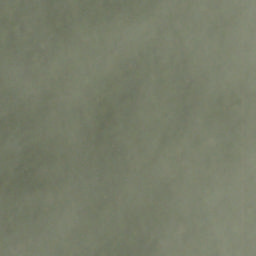
#> input picture data/cloudy/train_26814.jpg, 256 x 256 px, found by its file name; its folder holds only this picture in this run
$ python main.py   (older library calls are emulated)
#> lines starting #> are read from the running program, lines starting #| are printed output that depends on the picture
import os
import cv2
import numpy as np
from sklearn.ensemble import RandomForestClassifier
from sklearn.model_selection import train_test_split
from sklearn.metrics import confusion_matrix, classification_report
from sklearn.preprocessing import StandardScaler
from skimage import filters
from skimage.feature import graycomatrix, graycoprops
from scipy.fftpack import fft2
from sklearn.decomposition import PCA
from sklearn.cluster import KMeans
import matplotlib.pyplot as plt
import seaborn as sns

from PIL import Image, ImageDraw

# Constantes #
# Chemins des dossiers/fichiers
BASE_PATH = "../data/"
TARGET_PATH = "test3.png"
# On récupère les différentes catégories d'images à partir des noms des dossiers où elles sont stockées
CATEGORIES = [folder for folder in os.listdir(BASE_PATH) if os.path.isdir(os.path.join(BASE_PATH, folder))]
LABEL_MAP = {category: idx for idx, category in enumerate(CATEGORIES)}


# Fonctions de descripteurs #
def extract_contour_features(image):
    """
    Donne des caractéristiques sur l'image en fonction des contours.
    :param image: Image à traiter.
    :return: Les caractéristiques de contour.
    """
    # Version Sobel
    edges = filters.sobel(image)
    return cv2.resize(edges, (64, 64)).flatten()  # Fixe la taille


# Version passe-haut
# Appliquer un filtre passe-haut
# blurred = cv2.GaussianBlur(image, (5, 5), 0)  # Floutage pour lisser l'image
# high_pass = cv2.subtract(image, blurred)  # Passe-haut en soustrayant l'image floutée de l'image originale

# Redimensionner et aplatir l'image filtrée
# return cv2.resize(high_pass, (64, 64)).flatten()


def extract_frequency_features(image):
    """
    Donne des caractéristiques sur l'image en fonction des fréquences.
    :param image: Image à traiter.
    :return: Les caractéristiques de fréquence.
    """
    f_transform = np.abs(fft2(image))  # Transformation de Fourier
    f_transform = np.log(f_transform + 1)  # Log pour réduire l'échelle (données concentrées en un point sans ça)
    f_transform_resized = cv2.resize(f_transform, (32, 32))
    return f_transform_resized.flatten()  # Fixe la taille


def extract_texture_features(image):
    """
    Donne des caractéristiques sur l'image en fonction des textures.
    :param image: Image à traiter.
    :return: Les caractéristiques de texture.
    """
    hist = cv2.calcHist([image], [0], None, [128], [0, 256])  # Histogramme HSV
    return hist.flatten()


def extract_glcm_features(image):
    """
    Donne des caractéristiques sur l'image en fonction des matrices de coocurrences.
    :param image: Image à traiter.
    :return: Les caractéristiques GLCM.
    """
    image = cv2.normalize(image, None, 0, 255, cv2.NORM_MINMAX).astype(np.uint8)

    # Calculer la matrice GLCM
    glcm = graycomatrix(
        image,
        distances=[1],  # Distance entre les pixels
        angles=[0],  # Angles : 0°
        levels=256,  # Niveaux de gris
        symmetric=True,
        normed=True
    )

    # Extraire des propriétés GLCM (contraste, homogénéité, énergie, corrélation)
    features = []
    properties = ['contrast', 'homogeneity', 'energy', 'correlation']
    for prop in properties:
        props = graycoprops(glcm, prop)  # Récupérer les valeurs des propriétés
        features.extend(props.flatten())  # Ajouter les valeurs de chaque angle

    return np.array(features)


# Altérer image #
# [11 lines left out: function alter_image, not called in this run]


# Random Forest #
def random_forest():
    """
    Génère et fournit des données Random Forest

    :return: scaler, pca, clf, cm, report
    """
    features = []
    labels = []
    for category in CATEGORIES:
        folder_path = os.path.join(BASE_PATH, category)
        for file_name in os.listdir(folder_path):

            # Ouverture des images
            image_path = os.path.join(folder_path, file_name)
            image = cv2.imread(image_path, cv2.IMREAD_GRAYSCALE)
#> image: shape (256, 256); min 103, max 138, mean 121.8
            if image is None:
                continue

            # Extraction des caractéristiques
            contour_features = extract_contour_features(image)
#> in extract_contour_features, `edges = filters.sobel(image)`:
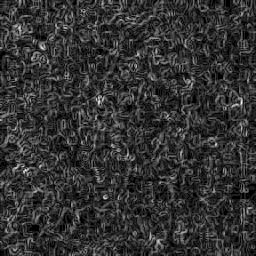
#> edges: shape (256, 256) float64; min 0, max 0.023, mean 0.0046; drawn with min black and max white
#> contour_features = 4096 values, max 0.018 at index 1660, min 0 at index 53, mean 0.0045
            frequency_features = extract_frequency_features(image)
#> in extract_frequency_features, `f_transform = np.abs(fft2(image))`:
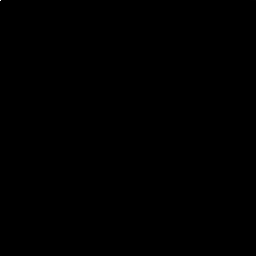
#> f_transform: shape (256, 256) float64; min 0.207, max 7981869, mean 399.8; drawn with min black and max white
#> in extract_frequency_features, `f_transform = np.log(f_transform + 1)  # Log pour réduire l'échelle (d..`:
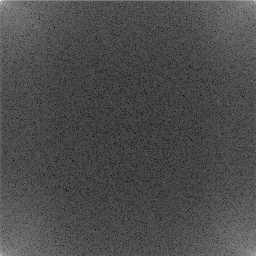
#> f_transform: shape (256, 256) float64; min 0.188, max 15.89, mean 4.9; drawn with min black and max white
#> in extract_frequency_features, `f_transform_resized = cv2.resize(f_transform, (32, 32))`:
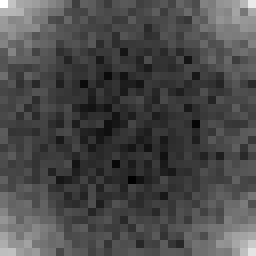
#> f_transform_resized: shape (32, 32) float64 (shown 8 times larger); min 3.08, max 9.23, mean 4.88; drawn with min black and max white
#> frequency_features = 1024 values, max 9.23 at index 0, min 3.08 at index 720, mean 4.88
            texture_features = extract_texture_features(image)
#> in extract_texture_features, `hist = cv2.calcHist([image], [0], None, [128], [0, 256])`: hist = 128 values, max 9036 at index 60, min 0 at index 0, mean 512
#> texture_features has the same summary as hist in extract_texture_features
            glcm_features = extract_glcm_features(image)
#> in extract_glcm_features, `image = cv2.normalize(image, None, 0, 255, cv2.NORM_MINMAX).astype(np...`:
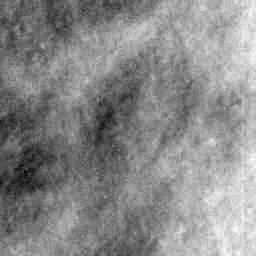
#> image: shape (256, 256); min 0, max 255, mean 136.9
#> the loop in extract_glcm_features, `for prop in properties:` made 4 passes
#> props on passes 1 to 4: [57.56], [0.453], [0.121], [0.983]
#> after the loop in extract_glcm_features, `for prop in properties:`: features = [57.56, 0.453, 0.121, 0.983]
#> glcm_features = [57.56, 0.453, 0.121, 0.983]
            combined_features = np.concatenate([contour_features, frequency_features, texture_features, glcm_features])
#> combined_features = 5252 values, max 9036 at index 5180, min 0 at index 53, mean 13.44

            # Centralisation des données
            features.append(combined_features)
            labels.append(LABEL_MAP[category])
#> pass 2 of the loop in random_forest, `for category in CATEGORIES:`:
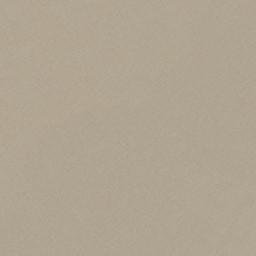
#> input picture data/desert/desert(1010).jpg, 256 x 256 px, found by its file name
#> in extract_contour_features (call 2), `edges = filters.sobel(image)`:
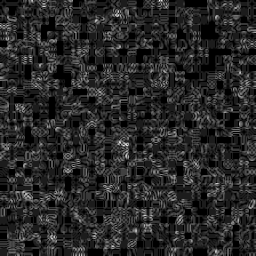
#> edges: shape (256, 256) float64; min 0, max 0.0245, mean 0.0039; drawn with min black and max white
#> contour_features = 4096 values, max 0.0169 at index 3078, min 0 at index 2338, mean 0.00353
#> frequency_features = 1024 values, max 7.15 at index 31, min 2.89 at index 430, mean 4.9
#> texture_features = 128 values, max 27994 at index 83, min 0 at index 0, mean 512
#> in extract_glcm_features (call 2), `image = cv2.normalize(image, None, 0, 255, cv2.NORM_MINMAX).astype(np...`:
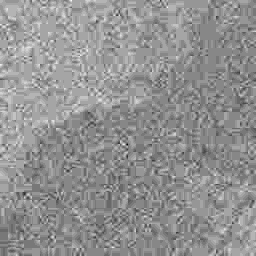
#> image: shape (256, 256); min 0, max 255, mean 145.5
#> the loop in extract_glcm_features (call 2), `for prop in properties:` made 4 passes
#> props on passes 1 to 4: [225.1], [0.575], [0.285], [0.773]
#> after the loop in extract_glcm_features (call 2), `for prop in properties:`: features = [225.1, 0.575, 0.285, 0.773]
#> combined_features = 5252 values, max 27994 at index 5203, min 0 at index 2338, mean 13.48

    # Conversion en matrice et normalisation
    X = np.array(features)
    y = np.array(labels)
    scaler = StandardScaler()
    X_scaled = scaler.fit_transform(X)

    # Réduction de dimensions
    pca = PCA(min(100, X_scaled.shape[1]))
#> (the run stopped early here; a loop or call above may not have finished)
